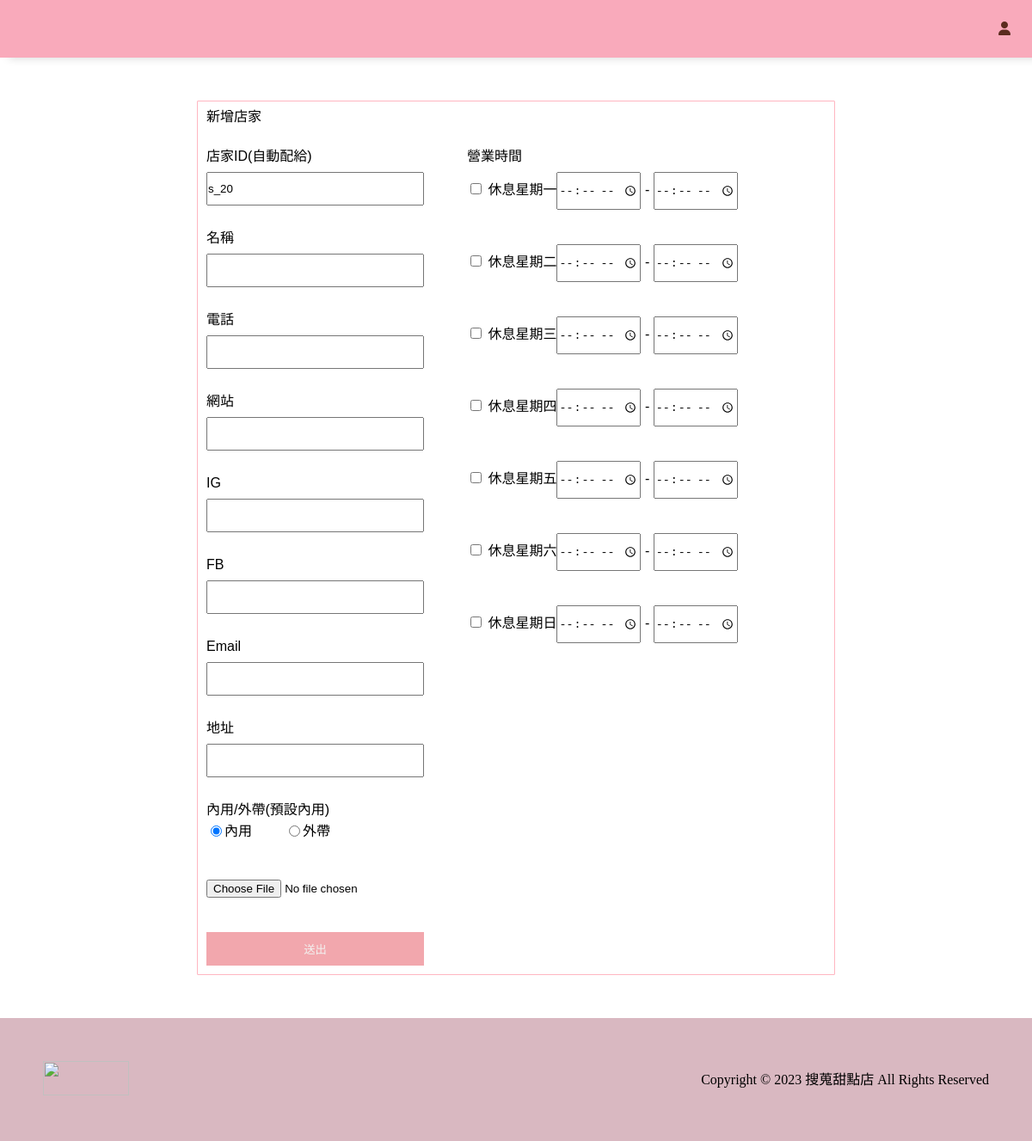
Page /create_shop.php on the earlier database version.
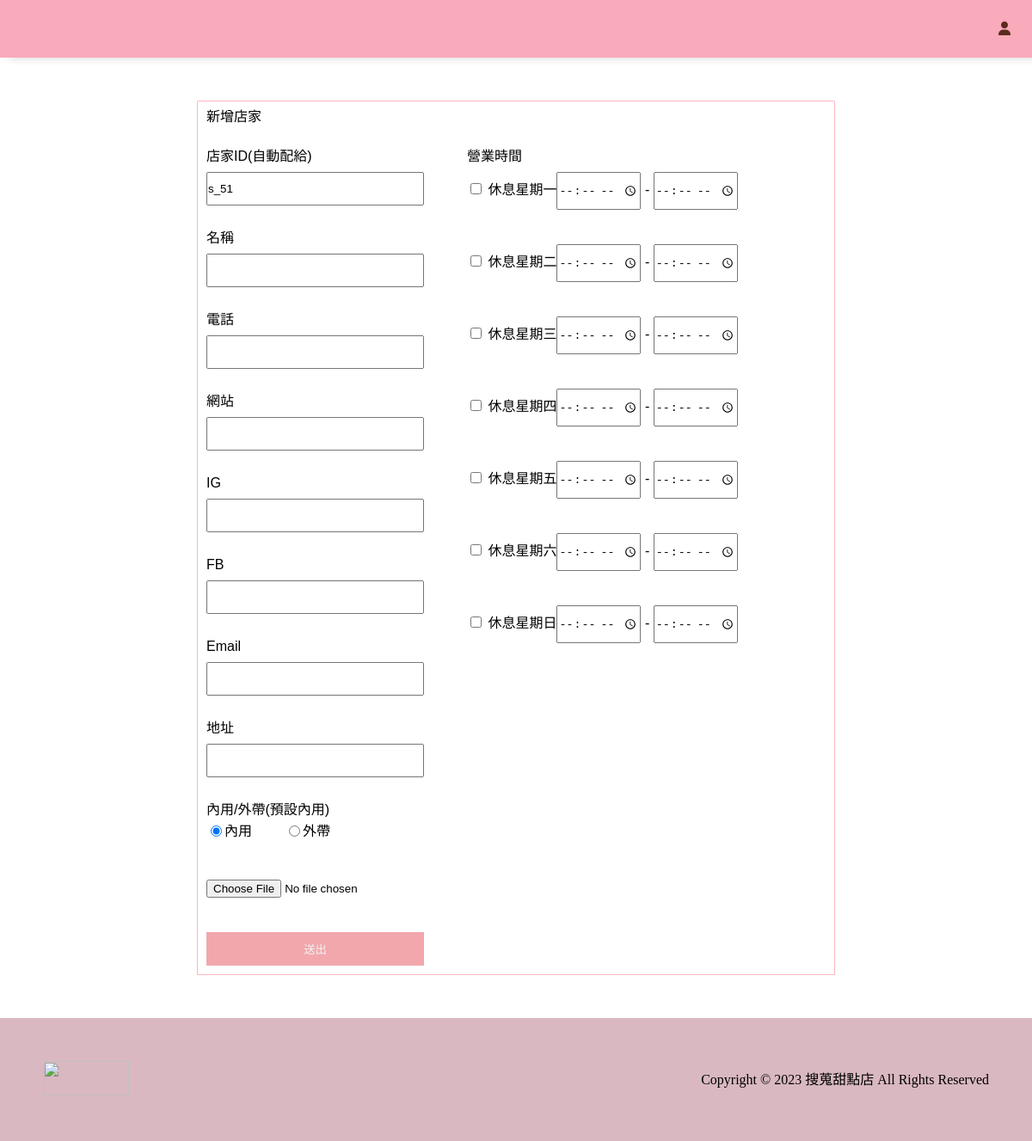
Same page on the later database version.
### tables this page shows
CREATE TABLE `shop` (
  `shop_ID` varchar(15) NOT NULL,
  `shop_Name` varchar(100) NOT NULL,
  `shop_Phone` varchar(10) DEFAULT NULL,
  `shop_Website` varchar(200) DEFAULT NULL,
  `shop_IG` varchar(200) DEFAULT NULL,
  `shop_FB` varchar(200) DEFAULT NULL,
  `shop_Email` varchar(50) DEFAULT NULL,
  `shop_Address` varchar(250) NOT NULL,
  `shop_ForHere` tinyint(1) DEFAULT NULL COMMENT '1:內用 0:外帶',
  `shop_Photo` varchar(500) DEFAULT NULL
);

### create_shop.php (the view, shortened to what this page needs)
<?php
require_once('../db.php');
?>
<!DOCTYPE html>
<html lang="en">
<head>
    <link rel="stylesheet" href="https://cdnjs.cloudflare.com/ajax/libs/font-awesome/6.4.2/css/all.min.css">
    <link rel="stylesheet" href="../css/all.css">
</head>
</html>
<body>
    <div class="wrap">
        <div class="navbar">
            <?php
            if (isset($_SESSION['nowUser']) && $_SESSION['nowUser']['user_Role'] == "manager") {
                echo "<h1 class='logo'><a href='../manager_index.php'>搜蒐甜點店</a></h1>";
            } else {
                echo "<h1 class='logo'><a href='../index.php'>搜蒐甜點店</a></h1>";
            }
            ?>
            <ul class="nav">
                <?php
                if (isset($_SESSION['nowUser'])) {
                    if ($_SESSION['nowUser']['user_Role'] == "manager") {
                        echo '<li class="nav-content"><a href="../manager_index.php">管理店家</a></li>';
                    }
                    echo '<li class="nav-content"><a href="../favorite/favorite.php?userid=' . $_SESSION['nowUser']['user_ID'] . '">收藏</a></li>';
                    echo '<li class="nav-content"><a href="../gallery/gallery.php?userid=' . $_SESSION['nowUser']['user_ID'] . '">圖鑑</a></li>';
                    echo '<li class="nav-content"><a href="../user/user_info.php?userid=' . $_SESSION['nowUser']['user_ID'] . '"><i class="fa-solid fa-user"></i></a></li>';
                } else {
                    echo '<li class="nav-content"><a href="../user/signup.php"><i class="fa-solid fa-user"></i></a></li>';
                }
                ?>
            </ul>
        </div>
        <?php
            $sql = "SELECT shop_ID FROM shop ORDER BY shop_ID DESC LIMIT 1";
            $result = $conn->query($sql);
            $lastShopID = $result->fetch_assoc();
            $lastNumber = (int) substr($lastShopID['shop_ID'], 2,2);
            $newNumber = $lastNumber + 1;
            $newID = 's_' . sprintf('%02d', $newNumber);
        ?>
        <div class="adjust-shop-main">
            <h2>新增店家</h2>
            <form method="post" action="create_shop.php" enctype="multipart/form-data">
                <div class="adjust-shop-main-left">
                    <label for="shop_ID">店家ID(自動配給)</label>
                    <input type="text" id="shop_ID" name="shop_ID" value="<?php echo $newID; ?>" readonly>
                    <label for="shop_Name">名稱</label>
                    <input type="text" id="shop_Name" name="shop_Name" value="" required>
                    <label for="shop_Phone">電話</label>
                    <input type="tel" id="shop_Phone" name="shop_Phone" value="">
                    <label for="shop_Website">網站</label>
                    <input type="url" id="shop_Website" name="shop_Website" value="">
                    <label for="shop_IG">IG</label>
                    <input type="url" id="shop_IG" name="shop_IG" value="">
                    <label for="shop_FB">FB</label>
                    <input type="url" id="shop_FB" name="shop_FB" value="">
                    <label for="shop_Email">Email</label>
                    <input type="email" id="shop_Email" name="shop_Email" value="">
                    <label for="shop_Address">地址</label>
                    <input type="text" id="shop_Address" name="shop_Address" value="" required>
                    <label for="shop_ForHere">內用/外帶(預設內用)</label>
                    <div class="forhere">
                        <input type="radio" id="shop_ForHere_1" name="shop_ForHere" value="1" checked><label for="newshop_ForHere_1">內用</label>
                        <input type="radio" id="shop_ForHere_0" name="shop_ForHere" value="0"><label for="newshop_ForHere_0">外帶</label>
                    </div>
                    <input type="file" name="fileToUpload" id="fileToUpload" accept="image/*">
                    <button type="submit" class="user-update">送出</button>
                </div>
                <div class="create-shop-main-right">
                <h3>營業時間</h3>
                <?php
                $chineseDays = array("星期一", "星期二", "星期三", "星期四", "星期五", "星期六", "星期日");
                $englishDays = array("mon", "tue", "wed", "thu", "fri", "sat", "sun");
                for ($i = 0; $i < count($chineseDays); $i++) {
                    echo '<div class="day-create">';
                    echo '<input type="checkbox" value = "on" name="' . strtolower($englishDays[$i]) . '_status"> 休息';
                    echo '<label for="' . strtolower($englishDays[$i]) . '">' . $chineseDays[$i] . '</label>';
                    echo '<input type="time" name="' . strtolower($englishDays[$i]) . '_open_time"> - <input type="time" name="' . strtolower($englishDays[$i]) . '_close_time">';
                    echo '</div>';
                }
                ?>
                </div>
            </form>
        </div>
    </div>
    <div class="footer">
        <div class="left-footer"><img src='../image/logo-4.png'></div>
        <div class="right-footer">
            <p>Copyright © 2023 搜蒐甜點店 All Rights Reserved</p>
        </div>
    </div>
</body>
</html>

Differences in the rows shown:
no longer on this page (row edited): shop: shop_ID "s_20"
added shop: shop_ID "s_51"
